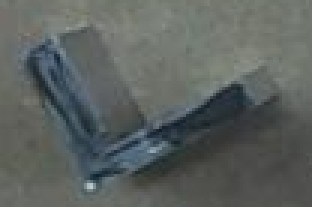
%> input picture simpler/lbracket.jpg, 104 x 69 px (shown 3 times larger)
$ octave detect.m   (GNU Octave 9; MATLAB toolbox functions it lacks are replaced by stand-ins)
%> lines starting %> are read from the running program, lines starting %| are printed output that depends on the picture; in (x1, y1, x2, y2) boxes, pixels count from 0 and x2, y2 are one past the last pixel; in counts of white or black regions, pixels touching at a corner belong together; the program's own positions count from 1
obj=rgb2gray(imread('simpler/lbracket.jpg'));
%> obj: size 69x104 uint8; min 26, max 199, mean 95.9
scene=rgb2gray(imread('simpler/02.jpg'));
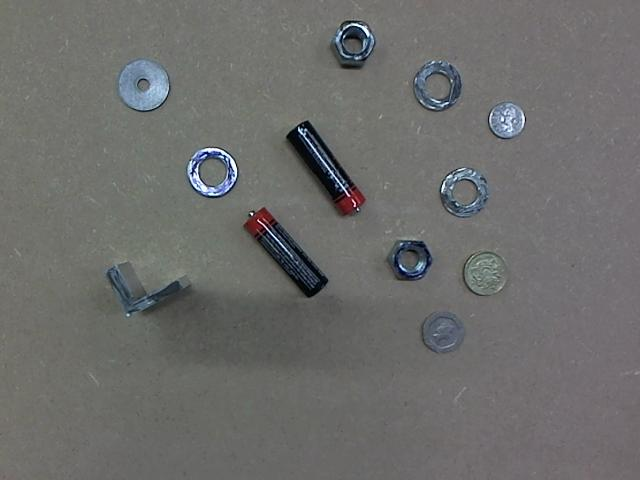
%> input picture simpler/02.jpg, 640 x 480 px
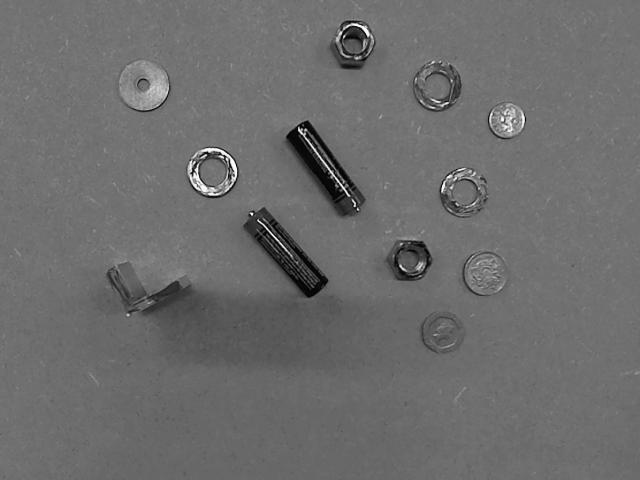
%> scene: size 480x640 uint8; min 0, max 253, mean 108.6
bw=imbinarize(scene);
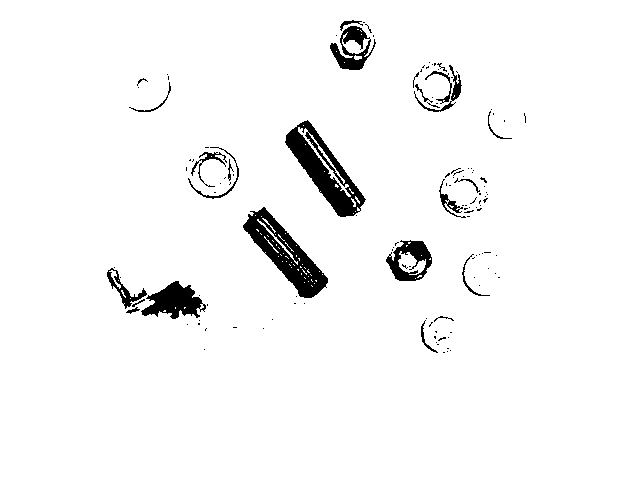
%> bw: size 480x640 logical; 96.3% white; 131 black regions (106 under 20 px), largest, box (x1, y1, x2, y2) and area: (285, 120, 366, 217) 2786, (243, 207, 328, 298) 2772, (141, 281, 206, 319) 1350
figure,imshow(bw);
% [27 lines of commented-out code are left out]
